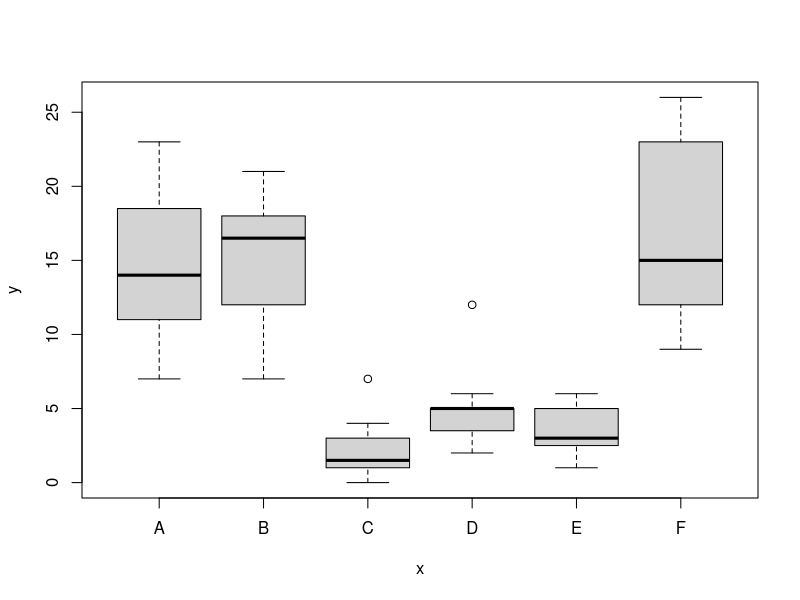

R code for this plot:
## ---- chunk 1
rm(list="mean.character")
library("methods")
## ---- chunk 2
dat <- data.frame(x = rnorm(10), y = rnorm(10))
summary(dat)
summary(lm(y ~ x, dat))
## ---- chunk 3
mean("Hello!")
mean.character <- function(x) x
mean("Hello!")
## ---- chunk 4
data(InsectSprays)

setMethod("plot", signature(x="factor", y="numeric"),
  function(x,  y, ...) boxplot(y ~ x, ...)
)

plot(InsectSprays$spray, InsectSprays$count)
